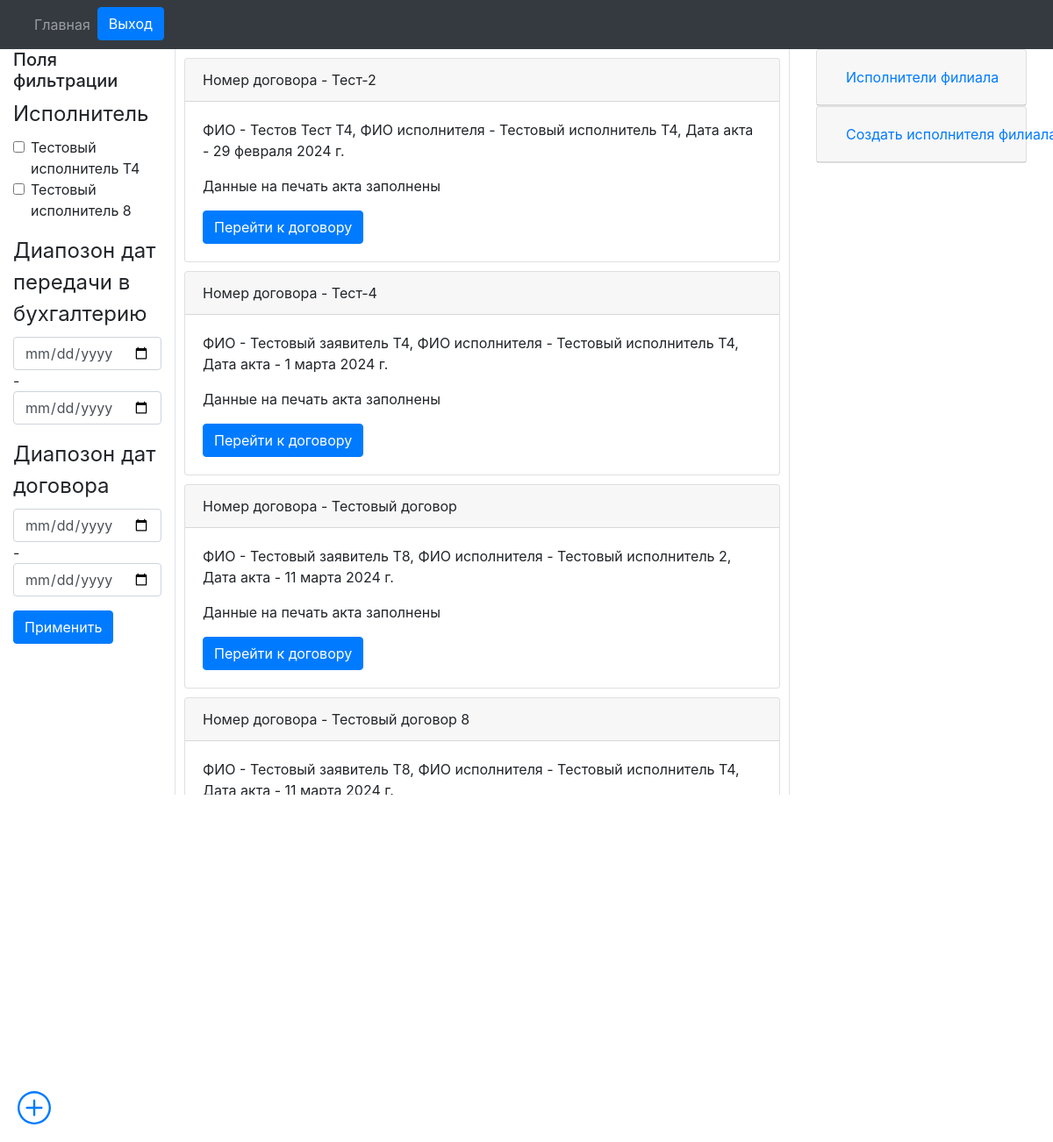
The app's page /paid_departure/filials/orders/1/ (signed in) with its own data.
### engine/models.py (models this page shows, shortened)
class Reestr_oferts(models.Model):
    number_orders_vozm = models.CharField(max_length=20, blank=False, verbose_name='Номер договора возм.', db_index=True)
    fio = models.CharField(max_length=128, blank=False, verbose_name='ФИО')
    date_orders = models.DateField(auto_now_add=True, verbose_name='Дата договора')
    date_akt = models.DateField(auto_now_add=True, verbose_name='Дата акта')
    exicutor = models.ForeignKey(Exicuters, on_delete=models.PROTECT, verbose_name='Исполнитель')
    filial = models.ForeignKey(Filials, on_delete=models.PROTECT, verbose_name='Филиал')
    price = models.FloatField(max_length=10, verbose_name='Цена')
    date_buhgt = models.DateField(verbose_name='Дата передачи в бухгалтерию')
    comment = models.CharField(max_length=512, verbose_name='Комментарий', blank=True)

class Exicuters(models.Model):
    fio = models.CharField(max_length=128, blank=False, verbose_name='ФИО исполнителя')
    position_filial = models.CharField(max_length=128, blank=False, default='Администратор', verbose_name='Должность')
    filial = models.ForeignKey(Filials, on_delete=models.PROTECT, verbose_name='Филиал к котрому привязан исполнитель')
    def __str__(self):
        return self.fio

### engine/views.py (the view)
# urls.py: path('filials/orders/<int:pk>/', get_orders, name='get_orders'),
@login_required
def get_orders(request, pk):
    if not request.user.has_perm('engine.view_reestr_oferts'):
        queryset = Reestr_oferts.objects.filter(filial_id=pk)
        exicuters_filial = Exicuters.objects.filter(filial_id=pk)
        if not queryset:
            form = CreateExicuterFilialFilterForm(id=pk)
            form.initial['filial'] = pk
            exicuters_filial = Exicuters.objects.filter(filial_id=pk)
            filter = ProductFilter(request.GET, queryset=Reestr_oferts.objects.filter(filial_id=pk), id=pk)
            return render(request, 'orders/orders.html', {'filter': filter, 'exicuters_filial': exicuters_filial, 'form': form})
        else:
            filial = str(queryset[0].filial)
            user_filial = str(request.user.filial)
            if filial == user_filial:
                form = CreateExicuterFilialFilterForm(id=pk)
                form.initial['filial'] = pk
                filter = ProductFilter(request.GET, queryset=Reestr_oferts.objects.filter(filial_id=pk), id=pk)
                return render(request, 'orders/orders.html', {'filter': filter, 'exicuters_filial': exicuters_filial, 'form': form})
            else:
                raise PermissionError
    else:
        form = CreateExicuterFilialFilterForm(id=None)
        form.initial['filial'] = pk
        exicuters_filial = Exicuters.objects.filter(filial_id=pk)
        filter = ProductFilter(request.GET, queryset=Reestr_oferts.objects.filter(filial_id=pk), id=pk)
        return render(request, 'orders/orders.html', {'filter': filter, 'exicuters_filial': exicuters_filial, 'form': form})

### engine/forms.py
class CreateExicuterFilialFilterForm(ModelForm):
    def __init__(self, *args, id=None, **kwargs):
        super().__init__(*args, **kwargs)
        if id == None:
            pass
        else:
            self.fields['filial'].queryset = Filials.objects.filter(id=id)
    class Meta:
        model = Exicuters
        fields = ('fio', 'filial')

### engine/models.py (called while the page is built)
    def __str__(self):
        return self.name

### engine/templates/orders/orders.html (shortened to what this page needs)
{% extends "orders/base.html" %}
{% load crispy_forms_tags %}
{% block nav %}{% include "orders/nav.html" %}{% endblock %}
{% block content %}
<div class="container-fluid text-left">
  <div class="row" style="height: 850px">
    <div class="col-2 column-2 border-right">
      <h5>Поля фильтрации</h5>
      <form method="GET">
        {{ filter.form|crispy }}
      <button class="btn btn-primary" type="submit">Применить</button>
      </form>
    </div>
    <div class="col-7 position-relative border-right">
      <div class="overflow-auto scroll-container">
      {% for order in filter.qs %}
      <div class="card" style="margin: 10px 10px 10px 10px;">
          <div class="card-header">
            Номер договора - {{ order.number_orders_vozm }}
          </div>
          <div class="card-body">
            <p class="card-text">ФИО - {{ order.fio }}, ФИО исполнителя - {{ order.exicutor }}, Дата акта - {{ order.date_akt }}</p>
            {% if order.contract_data.reestr_oferts  %}
              <p>Данные на печать акта заполнены</p>
            {% else %}
              <p>Данные на печать акта еще не заполнены</p>
            {% endif %}
            <a href="{% url 'get_order' id_order=order.pk %}" class="btn btn-primary">Перейти к договору</a>
          </div>
        </div>
          {% endfor %}
          <div class="fixed-bottom fixed-right" style="width: 70px; position: fixed; bottom: 0; right: 0; padding: 20px;">
            <a href="/paid_departure/create_order/">
            </a>
          </div>
    </div>
  </div>
  <div class="col-3 column-2">
    <div class="container">
      <div id="accordion">
        <div class="card">
          <div class="card-header" id="headingOne">
            <h5 class="mb-0">
              <button class="btn btn-link collapsed" data-toggle="collapse" data-target="#collapseOne" aria-expanded="false" aria-controls="collapseOne">
                Исполнители филиала
              </button>
            </h5>
          </div>
        </div>
      </div>
    </div>
    <div class="container">
      <div id="accordion">
        <div class="card">
          <div class="card-header" id="headingTwo">
            <h5 class="mb-0">
              <button class="btn btn-link collapsed" data-toggle="collapse" data-target="#collapseTwo" aria-expanded="false" aria-controls="collapseTwo">
                Создать исполнителя филиала
              </button>
            </h5>
          </div>
        </div>
      </div>
    </div>
  </div>
</div>
</div>
      {% endblock %}

### engine/templates/orders/orders.html (style rules this page uses)
.scroll-container { position: absolute; top: 0; left: 0; bottom: 0; right: 0; overflow: auto; }

### records on screen
Reestr_oferts: number_orders_vozm "Тест-2", fio "Тестов Тест Т4", exicutor "Тестовый исполнитель Т4", date_akt "29 февраля 2024 г.", shows "Данные на печать акта заполнены"
Reestr_oferts: number_orders_vozm "Тест-4", fio "Тестовый заявитель Т4", exicutor "Тестовый исполнитель Т4", date_akt "1 марта 2024 г.", shows "Данные на печать акта заполнены"
Reestr_oferts: number_orders_vozm "Тестовый договор", fio "Тестовый заявитель Т8", exicutor "Тестовый исполнитель 2", date_akt "11 марта 2024 г.", shows "Данные на печать акта заполнены"
Reestr_oferts: number_orders_vozm "Тестовый договор 8", fio "Тестовый заявитель Т8", exicutor "Тестовый исполнитель Т4", date_akt "11 марта 2024 г."
